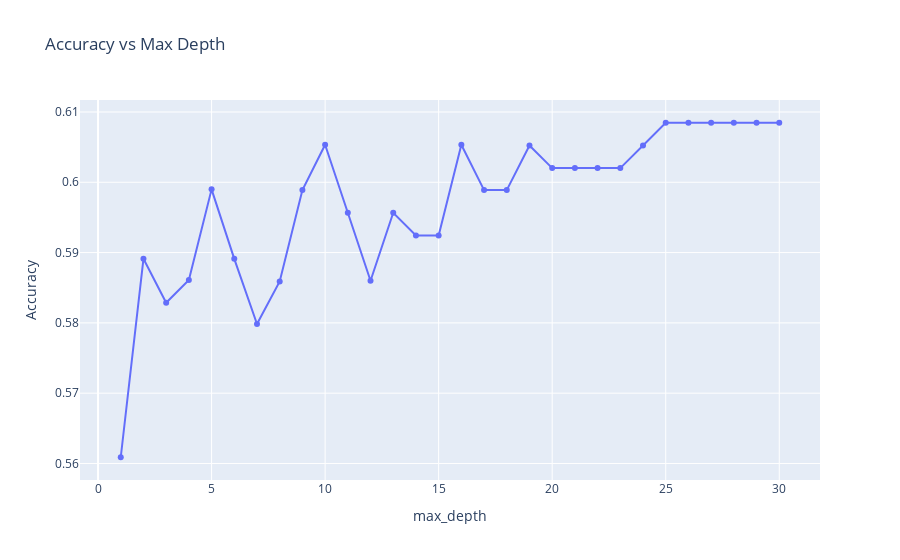

The cell this chart's notebook holds for it:
### Code cell
depth = list(range(1,31))
param_grid_2 = {'max_depth' : depth}

rf_grid2 = GridSearchCV(rf_grid1.best_estimator_, param_grid_2, cv=10, n_jobs=-1)
rf_grid2.fit(X_train, y_train)

# Get the results of the grid search
depth_scores =rf_grid2.cv_results_['mean_test_score']

# Plot the graph using Plotly
fig = go.Figure(data=go.Scatter(x=depth, y=depth_scores, mode='markers+lines'))
fig.update_layout(
    title='Accuracy vs Max Depth',
    xaxis_title='max_depth',
    yaxis_title='Accuracy')

fig.show()

### Figure 1 — Plotly figure (JSON) as saved in the notebook; plotly's stock layout.template omitted (floating-point values rounded to 4 significant figures)
{"data": [{"mode": "markers+lines", "type": "scatter", "x": [1, 2, 3, 4, 5, 6, 7, 8, 9, 10, 11, 12, 13, 14, 15, 16, 17, 18, 19, 20, 21, 22, 23, 24, 25, 26, 27, 28, 29, 30], "y": [0.5609, 0.5891, 0.5829, 0.5861, 0.599, 0.5891, 0.5798, 0.5859, 0.5989, 0.6053, 0.5957, 0.586, 0.5957, 0.5924, 0.5924, 0.6053, 0.5989, 0.5989, 0.6052, 0.602, 0.602, 0.602, 0.602, 0.6052, 0.6085, 0.6085, 0.6085, 0.6085, 0.6085, 0.6085]}], "layout": {"title": {"text": "Accuracy vs Max Depth"}, "xaxis": {"title": {"text": "max_depth"}}, "yaxis": {"title": {"text": "Accuracy"}}}}
